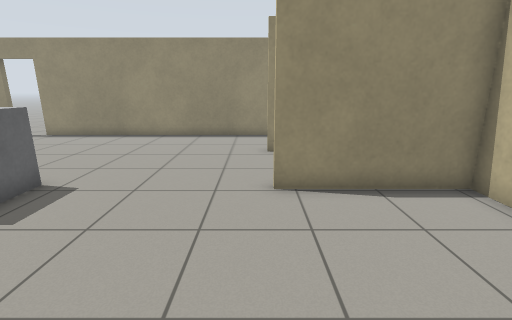
View 1 (above)

16 first-person views from a walk through a Gazebo world. The camera is 1.2 m above the floor, tilts 14° down and sees 85° across. The floor is counted in squares, 0.5 m on a side. Each view is taken from the middle of a square. On the plan, view 1 faces up. The plan holds only what a view shows up to about 18 squares ahead; the rest is blank. Simple patterns stand in for the simulator's built-in surfaces. Surface patterns are stand-ins for the level's own textures.

View 2
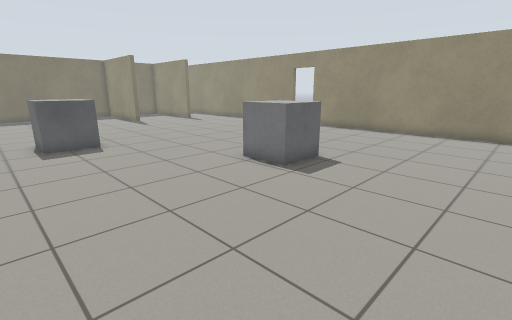

View 3
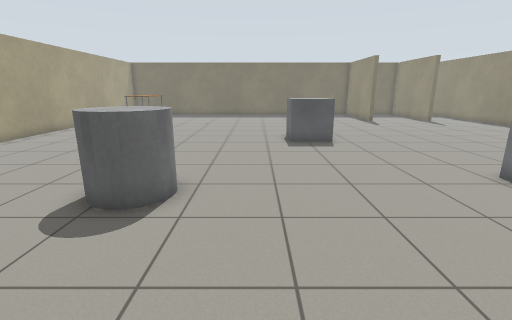

View 4
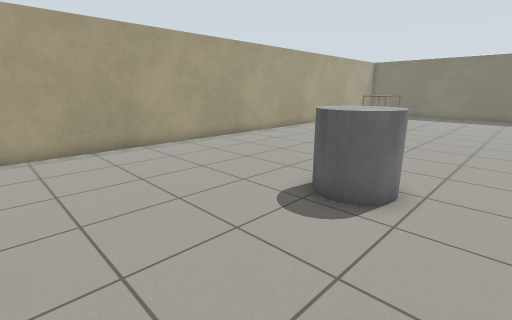

View 5
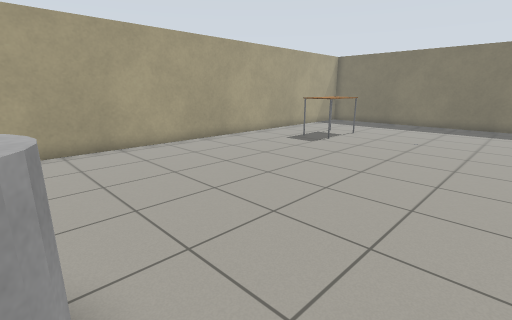

View 6
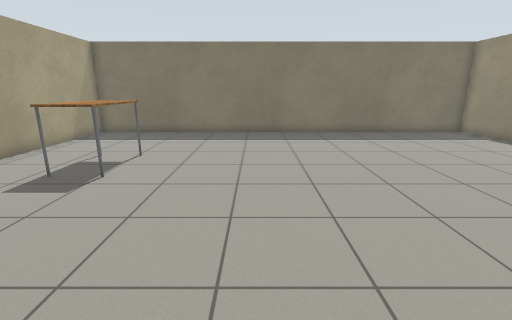

View 7
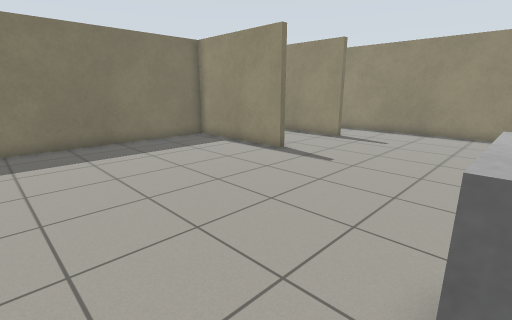

View 8
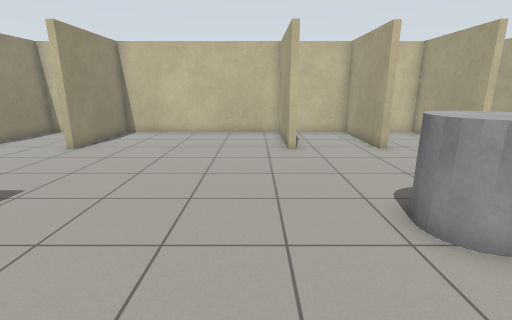

View 9
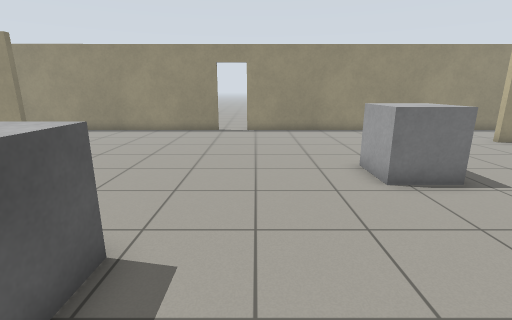

View 10
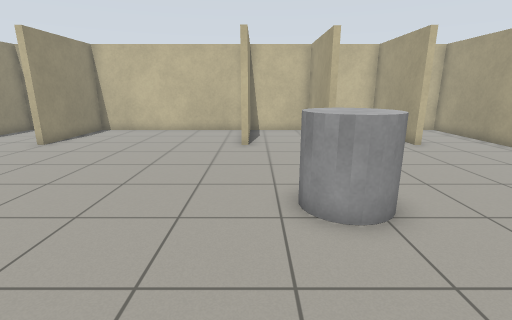

View 11
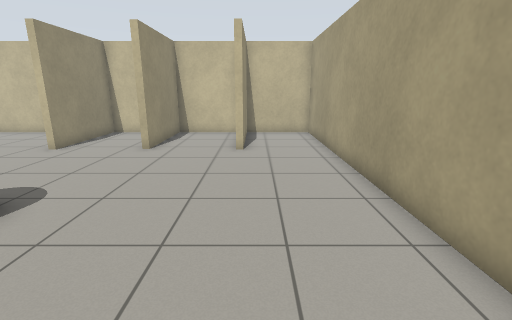

View 12
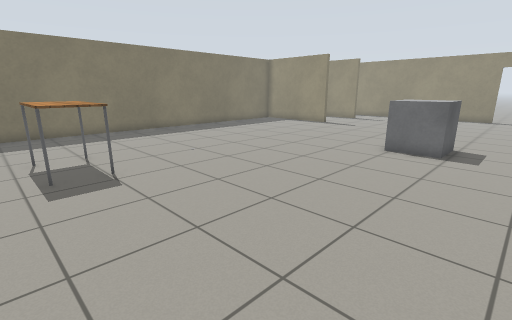

View 13
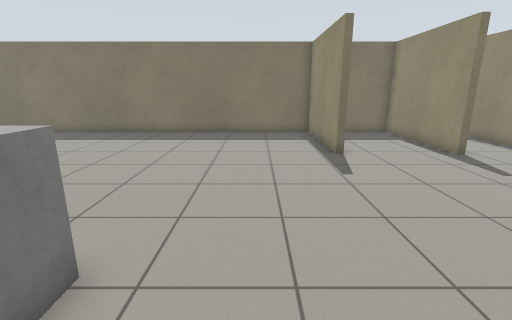

View 14
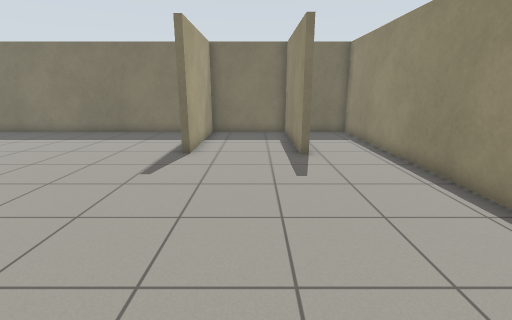

View 15
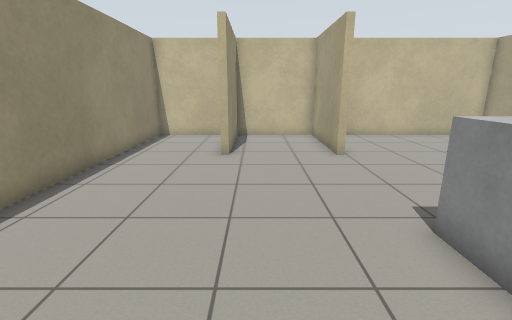

View 16
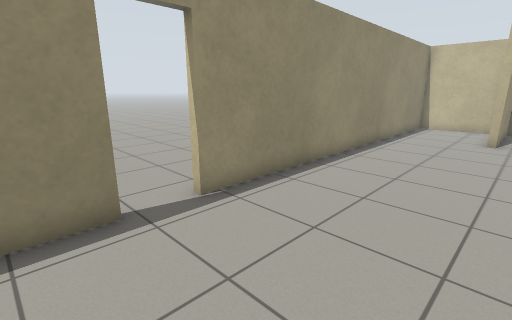

### Floor plan
Points are (right, up) in squares from view 1. A wall is a line through its corners. A room is listed if a view was taken in it or the views show most of it. See-through windows are left out.
Room 1 (views 1, 2, 3, 4, 5, 6, 7, 8, 9, 10, 11, 12, 13, 14, 15, 16)
walls: (-22.6, 7.1) (-28.5, 7.1) (-28.5, -14.1) (5.4, -14.1) (5.4, -10.5); (-13.3, 15.3) (-28.5, 15.3) (-28.5, 13.1); (-22.5, 12.1) (-22.5, 11.7) (-28.5, 11.7) (-28.5, 7.4) (-22.6, 7.4); (0.4, -10.2) (5.4, -10.2) (5.4, -6.5) (0.5, -6.5) (0.5, -6.2) (5.4, -6.2) (5.4, -2.7) (0.5, -2.7) (0.5, -2.4) (5.4, -2.4) (5.4, 6.6) (0.5, 6.6) (0.5, 6.9) (5.4, 6.9) (5.4, 11) (0.4, 11); (4.9, -10.5) (0.4, -10.5); (5.4, 11.6) (5.4, 15.3) (-11.5, 15.3)
ways out: open door at (-12.5, 15.5)
objects: table (-22, -11) to (-20, -10); grey box (-15, 0) to (-13, 1); grey cylinder (-7, -6) to (-6, -4); other object (-7, 5) to (-6, 7)

Positions as (right, up) in squares from view 1, and headings:
1: (0, 0), facing up
2: (0, -2), facing up-left
3: (0, -2), facing left
4: (0, -2), facing down-left
5: (-7, -2), facing down-left
6: (-12, -5), facing left
7: (-15, -2), facing up-left
8: (-11, -1), facing right
9: (-11, -2), facing up
10: (-12, -3), facing right
11: (-11, -11), facing right
12: (-11, -12), facing up-left
13: (-12, 4), facing left
14: (-12, 10), facing left
15: (-10, 10), facing right
16: (-15, 10), facing up-right
